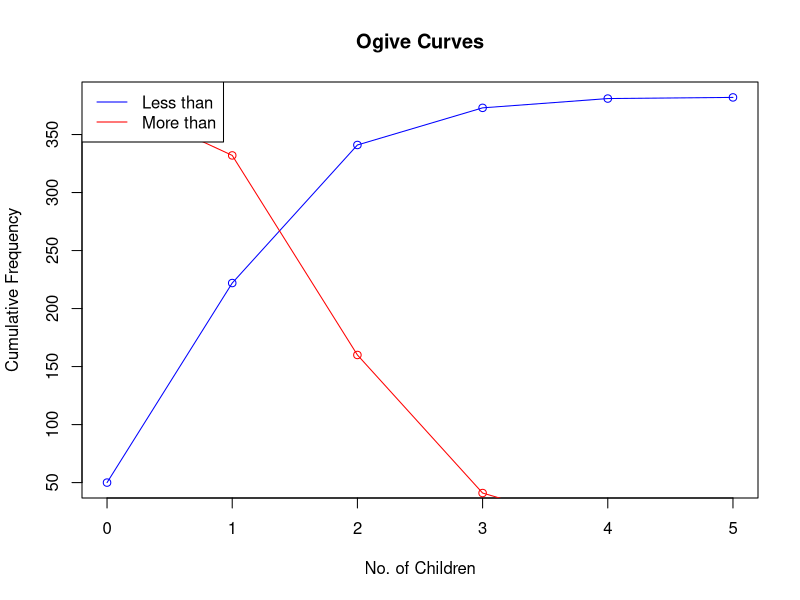

This chart was generated by the following R code:
##SLIP - 28
## Q1
# Data
x <- c(0,1,2,3,4,5)
freq <- c(50,172,119,32,8,1)

# Less than cumulative frequency
cf_less <- cumsum(freq)

# More than cumulative frequency
cf_more <- rev(cumsum(rev(freq)))

# Plot Ogive curves
plot(x, cf_less, type="o", col="blue",
     xlab="No. of Children",
     ylab="Cumulative Frequency",
     main="Ogive Curves")

lines(x, cf_more, type="o", col="red")

legend("topleft",
       legend=c("Less than","More than"),
       col=c("blue","red"),
       lty=1)

# Median calculation
N <- sum(freq)
median_pos <- N/2

cat("Total N:", N, "\n")
cat("Median position:", median_pos, "\n")

# Find median
median_val <- x[which(cf_less >= median_pos)[1]]

cat("Median value:", median_val, "\n")

## Q2
# Data
x <- c(0,1,2,3,4)
freq <- c(25,9,8,5,4)

# Total frequency
N <- sum(freq)
# Mean
mean_val <- sum(x * freq) / N

# Quartiles (using replication method)
data <- rep(x, freq)

Q1 <- quantile(data, 0.25)
Q3 <- quantile(data, 0.75)

# Quartile Deviation
QD <- (Q3 - Q1) / 2

# Coefficient of QD
coeff_QD <- (Q3 - Q1) / (Q3 + Q1)

# Mean Deviation about Mean
MD <- sum(freq * abs(x - mean_val)) / N

# Standard Deviation
sd_val <- sqrt(sum(freq * (x - mean_val)^2) / N)

# Coefficient of Variation
CV <- (sd_val / mean_val) * 100
# Output
cat("Mean:", mean_val, "\n")

cat("Q1:", Q1, " Q3:", Q3, "\n")
cat("Quartile Deviation:", QD, "\n")
cat("Coefficient of QD:", coeff_QD, "\n")

cat("Mean Deviation about Mean:", MD, "\n")

cat("Standard Deviation:", sd_val, "\n")
cat("Coefficient of Variation:", CV, "%\n")
